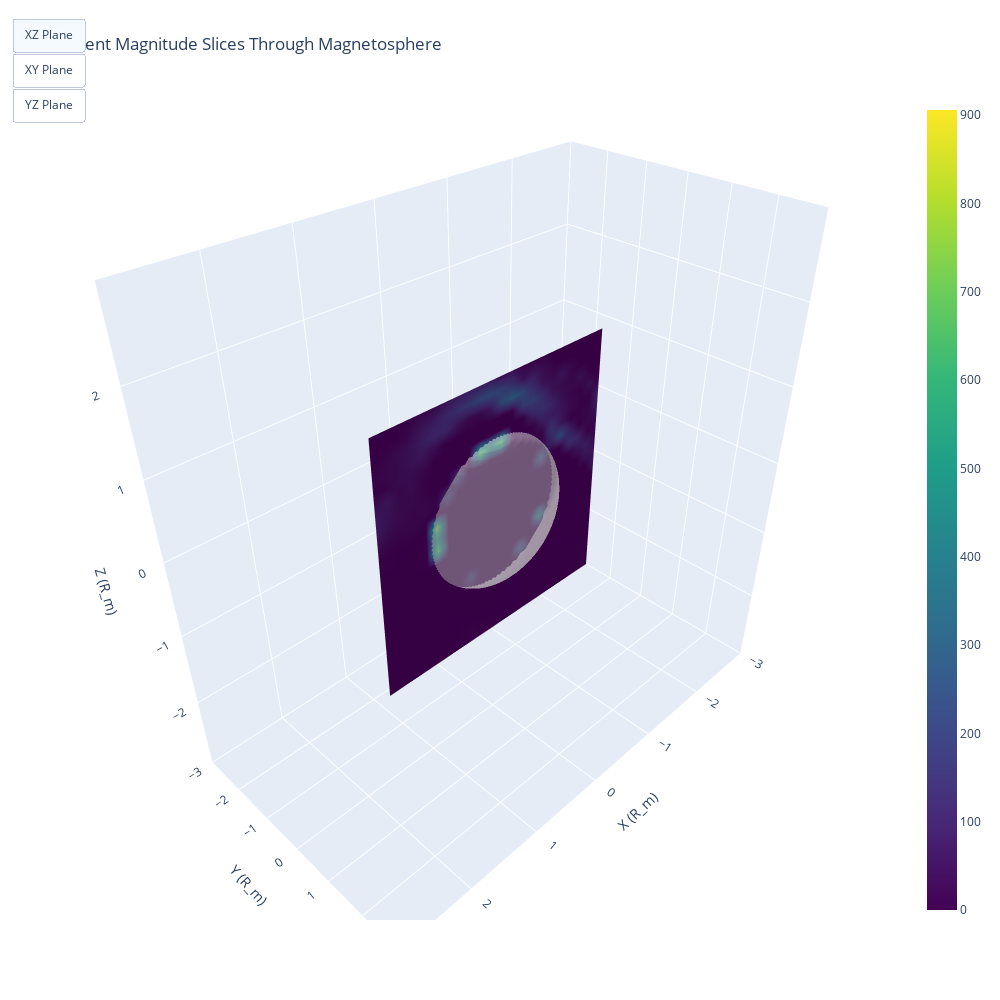

Notebook code cell kept with this figure:
### Code cell
import os
import numpy as np
import xarray as xr
import plotly.graph_objects as go

# -------------------------------
# SETTINGS
# -------------------------------
input_folder = "/Users/danywaller/Projects/mercury/CPS_Base/object/"
VAR_U, VAR_V, VAR_W = "Jx", "Jy", "Jz"
SUB = 5
R_m = 2440e3
R_planet = 2240e3
THRESH = 50
sim_steps = list(range(27000, 115000 + 1, 1000))

# -------------------------------
# LOAD MEDIAN CURRENT
# -------------------------------
U_list, V_list, W_list = [], [], []

for sim_step in sim_steps:
    f = os.path.join(input_folder, f"Amitis_CPS_Base_{sim_step:06d}_xz_comp.nc")
    ds = xr.open_dataset(f)
    U, V, W = ds[VAR_U].values, ds[VAR_V].values, ds[VAR_W].values
    while U.ndim > 3:
        U, V, W = U[0], V[0], W[0]
    U_list.append(U)
    V_list.append(V)
    W_list.append(W)
    ds.close()

U_med = np.median(np.stack(U_list, axis=0), axis=0)
V_med = np.median(np.stack(V_list, axis=0), axis=0)
W_med = np.median(np.stack(W_list, axis=0), axis=0)

# -------------------------------
# GRID COORDINATES
# -------------------------------
ds0 = xr.open_dataset(os.path.join(input_folder, f"Amitis_CPS_Base_{sim_steps[0]:06d}_xz_comp.nc"))
Nx, Ny, Nz = U_med.shape
x = np.linspace(float(ds0.full_xmin), float(ds0.full_xmax), Nx) / R_m
y = np.linspace(float(ds0.full_ymin), float(ds0.full_ymax), Ny) / R_m
z = np.linspace(float(ds0.full_zmin), float(ds0.full_zmax), Nz) / R_m
ds0.close()

Xg, Yg, Zg = np.meshgrid(x, y, z, indexing='ij')
J_mag = np.sqrt(U_med**2 + V_med**2 + W_med**2)

# -------------------------------
# SUBSAMPLE AND MASK
# -------------------------------
Xp, Yp, Zp = Xg[::SUB, ::SUB, ::SUB], Yg[::SUB, ::SUB, ::SUB], Zg[::SUB, ::SUB, ::SUB]
Jp = J_mag[::SUB, ::SUB, ::SUB]

# -------------------------------
# PLANET SPHERE
# -------------------------------
u = np.linspace(0, 2*np.pi, 60)
v = np.linspace(0, np.pi, 30)
Xs = (R_planet / R_m) * np.outer(np.cos(u), np.sin(v))
Ys = (R_planet / R_m) * np.outer(np.sin(u), np.sin(v))
Zs = (R_planet / R_m) * np.outer(np.ones_like(u), np.cos(v))

sphere = go.Surface(x=Xs, y=Ys, z=Zs, colorscale=[[0,"lightgray"],[1,"lightgray"]],
                    opacity=0.5, showscale=False)

# -------------------------------
# CREATE SLICES
# -------------------------------
# XZ slice at Y = center
y_center_idx = Yp.shape[1] // 2
slice_XZ = go.Surface(
    x=Xp[:, y_center_idx, :],
    y=Yp[:, y_center_idx, :],
    z=Zp[:, y_center_idx, :],
    surfacecolor=Jp[:, y_center_idx, :],
    colorscale="Viridis",
    cmin=Jp.min(),
    cmax=Jp.max(),
    showscale=True,
    visible=True
)

# XY slice at Z = center
z_center_idx = Zp.shape[2] // 2
slice_XY = go.Surface(
    x=Xp[:, :, z_center_idx],
    y=Yp[:, :, z_center_idx],
    z=Zp[:, :, z_center_idx],
    surfacecolor=Jp[:, :, z_center_idx],
    colorscale="Viridis",
    cmin=Jp.min(),
    cmax=Jp.max(),
    showscale=True,
    visible=False
)

# YZ slice at X = center
x_center_idx = Xp.shape[0] // 2
slice_YZ = go.Surface(
    x=Xp[x_center_idx, :, :],
    y=Yp[x_center_idx, :, :],
    z=Zp[x_center_idx, :, :],
    surfacecolor=Jp[x_center_idx, :, :],
    colorscale="Viridis",
    cmin=Jp.min(),
    cmax=Jp.max(),
    showscale=True,
    visible=False
)

# -------------------------------
# TOGGLE BUTTONS
# -------------------------------
fig = go.Figure(data=[sphere, slice_XZ, slice_XY, slice_YZ])

fig.update_layout(
    updatemenus=[
        dict(
            type="buttons",
            showactive=True,
            x=0.0,
            y=1.1,
            buttons=[
                dict(label="XZ Plane",
                     method="update",
                     args=[{"visible":[True, True, False, False]}]),
                dict(label="XY Plane",
                     method="update",
                     args=[{"visible":[True, False, True, False]}]),
                dict(label="YZ Plane",
                     method="update",
                     args=[{"visible":[True, False, False, True]}]),
            ]
        )
    ],
    scene=dict(
        xaxis=dict(range=[-3,3], title="X (R_m)"),
        yaxis=dict(range=[-3,3], title="Y (R_m)"),
        zaxis=dict(range=[-3,3], title="Z (R_m)"),
        aspectmode="data"
    ),
    width=1000,
    height=1000,
    title="Current Magnitude Slices Through Magnetosphere"
)

fig.show()

### Figure 1 — Plotly figure (JSON) as saved in the notebook; plotly's stock layout.template omitted (floating-point values rounded to 4 significant figures; data arrays with more than 128 entries replaced by an {"elided": "..."} marker saying what was removed)
{"data": [{"colorscale": [[0, "lightgray"], [1, "lightgray"]], "opacity": 0.5, "showscale": false, "type": "surface", "x": {"elided": "60x30 float values"}, "y": {"elided": "60x30 float values"}, "z": {"elided": "60x30 float values"}}, {"cmax": 905.8, "cmin": 0, "colorscale": [[0, "#440154"], [0.1111, "#482878"], [0.2222, "#3e4989"], [0.3333, "#31688e"], [0.4444, "#26828e"], [0.5556, "#1f9e89"], [0.6667, "#35b779"], [0.7778, "#6ece58"], [0.8889, "#b5de2b"], [1, "#fde725"]], "showscale": true, "surfacecolor": {"elided": "22x22 float values"}, "type": "surface", "visible": true, "x": {"elided": "22x22 float values"}, "y": {"elided": "22x22 float values"}, "z": {"elided": "22x22 float values"}}, {"cmax": 905.8, "cmin": 0, "colorscale": [[0, "#440154"], [0.1111, "#482878"], [0.2222, "#3e4989"], [0.3333, "#31688e"], [0.4444, "#26828e"], [0.5556, "#1f9e89"], [0.6667, "#35b779"], [0.7778, "#6ece58"], [0.8889, "#b5de2b"], [1, "#fde725"]], "showscale": true, "surfacecolor": {"elided": "22x22 float values"}, "type": "surface", "visible": false, "x": {"elided": "22x22 float values"}, "y": {"elided": "22x22 float values"}, "z": {"elided": "22x22 float values"}}, {"cmax": 905.8, "cmin": 0, "colorscale": [[0, "#440154"], [0.1111, "#482878"], [0.2222, "#3e4989"], [0.3333, "#31688e"], [0.4444, "#26828e"], [0.5556, "#1f9e89"], [0.6667, "#35b779"], [0.7778, "#6ece58"], [0.8889, "#b5de2b"], [1, "#fde725"]], "showscale": true, "surfacecolor": {"elided": "22x22 float values"}, "type": "surface", "visible": false, "x": {"elided": "22x22 float values"}, "y": {"elided": "22x22 float values"}, "z": {"elided": "22x22 float values"}}], "layout": {"height": 1000, "scene": {"aspectmode": "data", "xaxis": {"range": [-3, 3], "title": {"text": "X (R_m)"}}, "yaxis": {"range": [-3, 3], "title": {"text": "Y (R_m)"}}, "zaxis": {"range": [-3, 3], "title": {"text": "Z (R_m)"}}}, "title": {"text": "Current Magnitude Slices Through Magnetosphere"}, "updatemenus": [{"buttons": [{"args": [{"visible": [true, true, false, false]}], "label": "XZ Plane", "method": "update"}, {"args": [{"visible": [true, false, true, false]}], "label": "XY Plane", "method": "update"}, {"args": [{"visible": [true, false, false, true]}], "label": "YZ Plane", "method": "update"}], "showactive": true, "type": "buttons", "x": 0, "y": 1.1}], "width": 1000}}
